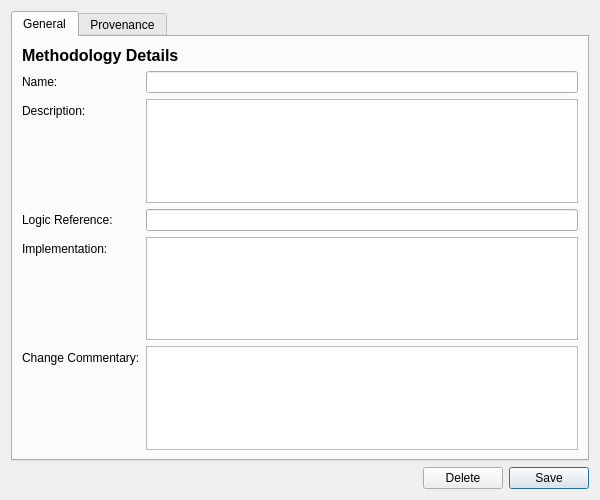
<?xml version="1.0" encoding="UTF-8"?>
<ui version="4.0">
 <class>MethodologyDetailDialog</class>
 <widget class="QWidget" name="MethodologyDetailDialog">
  <property name="geometry">
   <rect>
    <x>0</x>
    <y>0</y>
    <width>600</width>
    <height>500</height>
   </rect>
  </property>
  <property name="minimumSize">
   <size>
    <width>600</width>
    <height>500</height>
   </size>
  </property>
  <property name="windowTitle">
   <string>Methodology</string>
  </property>
  <layout class="QVBoxLayout" name="verticalLayout">
   <item>
    <widget class="QTabWidget" name="tabWidget">
     <property name="currentIndex">
      <number>0</number>
     </property>
     <widget class="QWidget" name="generalTab">
      <attribute name="title">
       <string>General</string>
      </attribute>
      <layout class="QVBoxLayout" name="generalLayout">
       <item>
        <widget class="QLabel" name="titleLabel">
         <property name="font">
          <font>
           <pointsize>12</pointsize>
           <bold>true</bold>
          </font>
         </property>
         <property name="text">
          <string>Methodology Details</string>
         </property>
        </widget>
       </item>
       <item>
        <layout class="QFormLayout" name="formLayout">
         <item row="0" column="0">
          <widget class="QLabel" name="nameLabel">
           <property name="text">
            <string>Name:</string>
           </property>
          </widget>
         </item>
         <item row="0" column="1">
          <widget class="QLineEdit" name="nameEdit">
           <property name="maxLength">
            <number>255</number>
           </property>
          </widget>
         </item>
         <item row="1" column="0">
          <widget class="QLabel" name="descriptionLabel">
           <property name="text">
            <string>Description:</string>
           </property>
          </widget>
         </item>
         <item row="1" column="1">
          <widget class="QPlainTextEdit" name="descriptionEdit">
           <property name="maximumHeight">
            <number>80</number>
           </property>
          </widget>
         </item>
         <item row="2" column="0">
          <widget class="QLabel" name="logicReferenceLabel">
           <property name="text">
            <string>Logic Reference:</string>
           </property>
          </widget>
         </item>
         <item row="2" column="1">
          <widget class="QLineEdit" name="logicReferenceEdit">
           <property name="maxLength">
            <number>500</number>
           </property>
          </widget>
         </item>
         <item row="3" column="0">
          <widget class="QLabel" name="implementationLabel">
           <property name="text">
            <string>Implementation:</string>
           </property>
          </widget>
         </item>
         <item row="3" column="1">
          <widget class="QPlainTextEdit" name="implementationEdit">
           <property name="maximumHeight">
            <number>80</number>
           </property>
          </widget>
         </item>
         <item row="4" column="0">
          <widget class="QLabel" name="commentaryLabel">
           <property name="text">
            <string>Change Commentary:</string>
           </property>
          </widget>
         </item>
         <item row="4" column="1">
          <widget class="QPlainTextEdit" name="commentaryEdit">
           <property name="maximumHeight">
            <number>80</number>
           </property>
          </widget>
         </item>
        </layout>
       </item>
       <item>
        <spacer name="verticalSpacer">
         <property name="orientation">
          <enum>Qt::Vertical</enum>
         </property>
         <property name="sizeHint" stdset="0">
          <size>
           <width>20</width>
           <height>40</height>
          </size>
         </property>
        </spacer>
       </item>
      </layout>
     </widget>
     <widget class="QWidget" name="provenanceTab">
      <attribute name="title">
       <string>Provenance</string>
      </attribute>
      <layout class="QVBoxLayout" name="provenanceTabLayout">
       <item>
        <widget class="ores::qt::ProvenanceWidget" name="provenanceWidget" native="true"/>
       </item>
      </layout>
     </widget>
    </widget>
   </item>
   <item>
    <layout class="QHBoxLayout" name="buttonLayout">
     <item>
      <spacer name="horizontalSpacer">
       <property name="orientation">
        <enum>Qt::Horizontal</enum>
       </property>
       <property name="sizeHint" stdset="0">
        <size>
         <width>40</width>
         <height>20</height>
        </size>
       </property>
      </spacer>
     </item>
     <item>
      <widget class="QPushButton" name="deleteButton">
       <property name="text">
        <string>Delete</string>
       </property>
      </widget>
     </item>
     <item>
      <widget class="QPushButton" name="saveButton">
       <property name="text">
        <string>Save</string>
       </property>
       <property name="default">
        <bool>true</bool>
       </property>
      </widget>
     </item>
    </layout>
   </item>
  </layout>
 </widget>
 <customwidgets>
  <customwidget>
   <class>ores::qt::ProvenanceWidget</class>
   <extends>QWidget</extends>
   <header>ores.qt/ProvenanceWidget.hpp</header>
  </customwidget>
 </customwidgets>
 <resources/>
 <connections/>
</ui>
